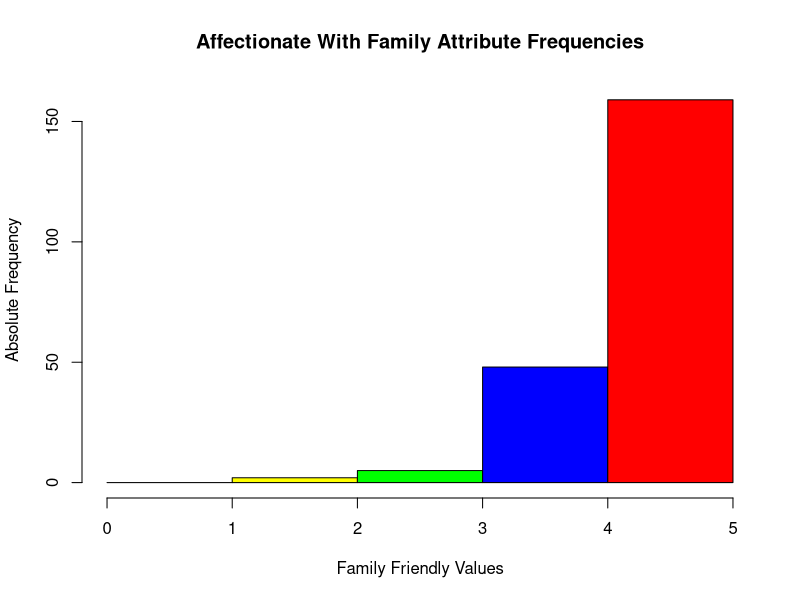
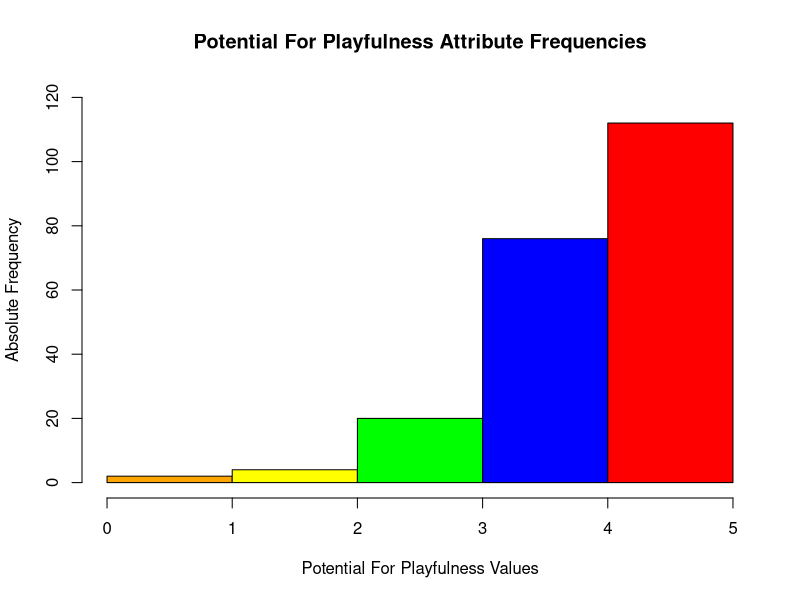
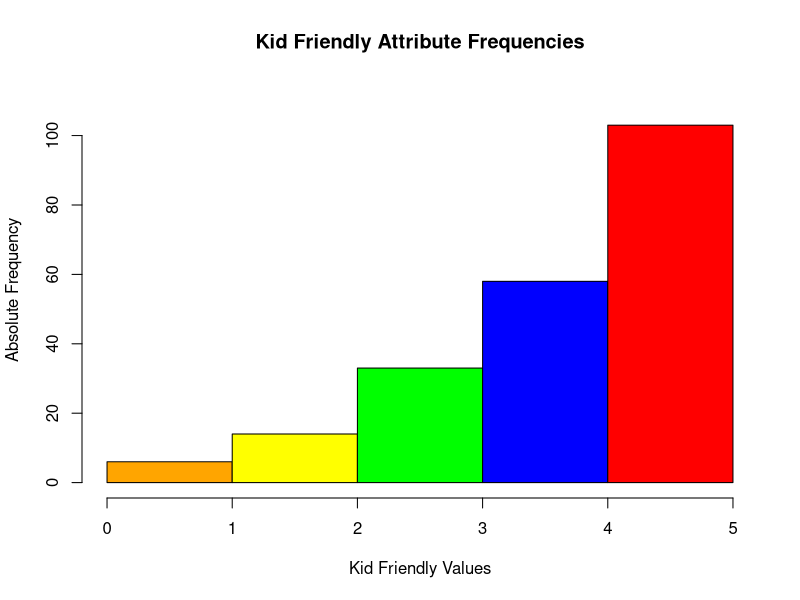
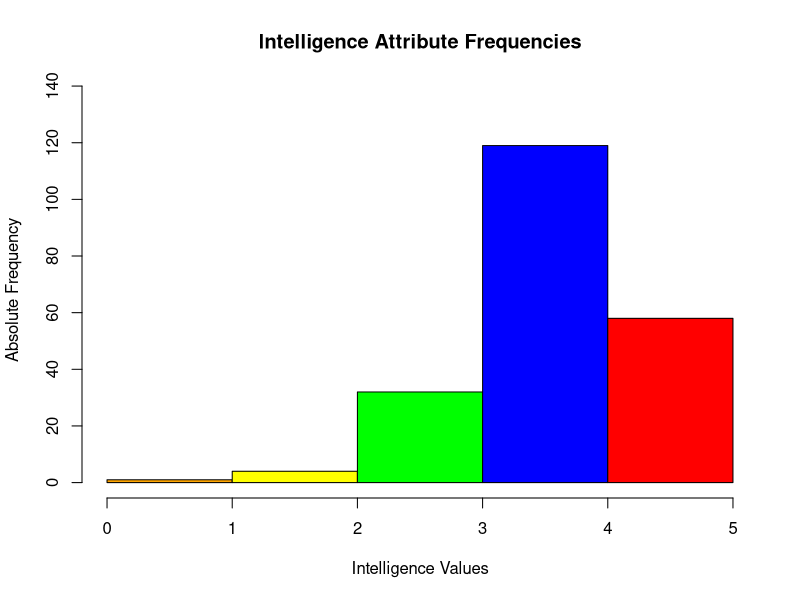
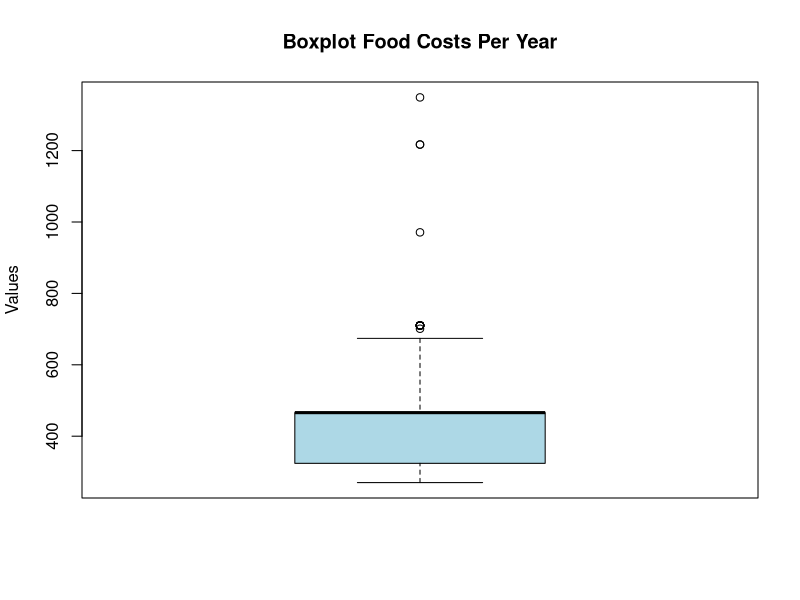
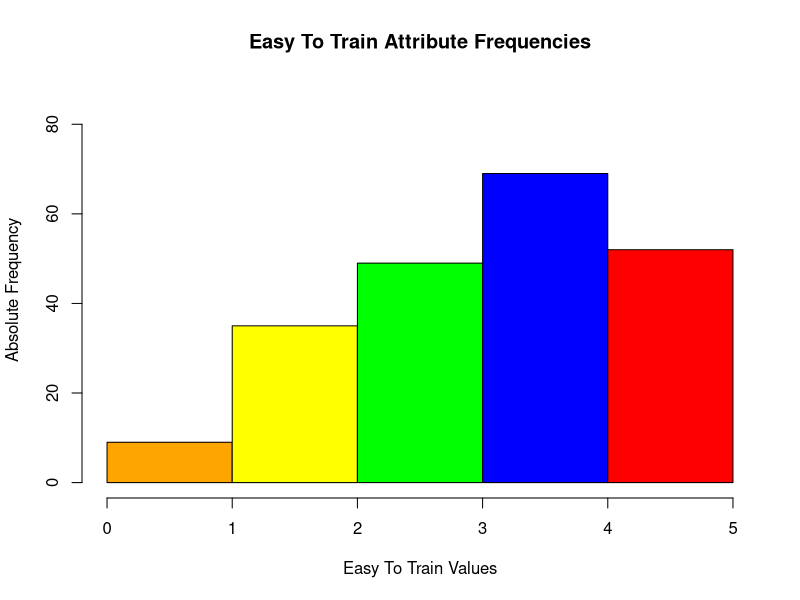
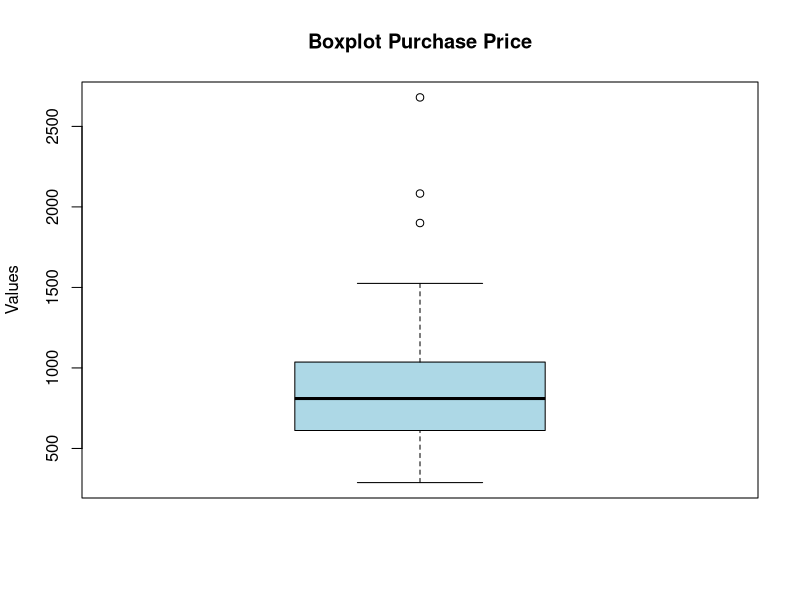

Write the R code that produced these figures, in order.
library(utils)

data <- read.csv("cleaned_datasets/dog_breeds.csv")
View(data)

#________________________________________________________________________
#                             SHARED ANALYSIS
#________________________________________________________________________

# Affectionate with Family Attribute Frequencies
family_friendly <- data[, "Affectionate_with_Family"]
family_friendly

intervals <- c(0, 1, 2, 3, 4, 5)
abs_frequence <- table(cut(family_friendly, breaks = intervals))
abs_frequence

hist(
  family_friendly,
  breaks = intervals,
  freq = TRUE,
  ylim = c(0, max(abs_frequence) + 1),
  col = c("orange", "yellow", "green", "blue", "red"),
  border = "black", main = "Affectionate With Family Attribute Frequencies",
  xlab = "Family Friendly Values", ylab = "Absolute Frequency"
)

mean_family_friendly <- mean(family_friendly)
mean_family_friendly


# Longevity Years Attribute Frequencies
longevity_per_year <- data[, "Longevity_Years"]
longevity_per_year_mean <- mean(longevity_per_year, na.rm = TRUE)
longevity_per_year_mean


# Potential For Playfulness Attribute Frequencies
playfullness <- data[, "Potential_For_Playfulness"]
playfullness

intervals <- c(0, 1, 2, 3, 4, 5)
abs_frequence <- table(cut(playfullness, breaks = intervals))
abs_frequence

hist(playfullness,
     breaks = intervals,
     freq = TRUE,
     ylim = c(0, max(abs_frequence) + 8),
     col = c("orange", "yellow", "green", "blue", "red"),
     border = "black",
     main = "Potential For Playfulness Attribute Frequencies",
     xlab = "Potential For Playfulness Values",
     ylab = "Absolute Frequency"
)

playfullness_mean <- mean(playfullness, na.rm = TRUE)
playfullness_mean


# Kid Friendly Attribute Frequencies
kid_friendly <- data[, "Incredibly_Kid_Friendly_Dogs"]
kid_friendly

intervals <- c(0, 1, 2, 3, 4, 5)
abs_frequence <- table(cut(kid_friendly, breaks = intervals))
abs_frequence

hist(kid_friendly,
     breaks = intervals,
     freq = TRUE,
     ylim = c(0, max(abs_frequence) + 8),
     col = c("orange", "yellow", "green", "blue", "red"),
     border = "black",
     main = "Kid Friendly Attribute Frequencies",
     xlab = "Kid Friendly Values",
     ylab = "Absolute Frequency"
)

kid_friendly_mean <- mean(kid_friendly, na.rm = TRUE)
kid_friendly_mean


# Intelligence Attribute Frequencies
intelligence <- data[, "Intelligence"]
intelligence

intervals <- c(0, 1, 2, 3, 4, 5)
abs_frequence <- table(cut(intelligence, breaks = intervals))
abs_frequence

hist(intelligence,
     breaks = intervals,
     freq = TRUE,
     ylim = c(0, max(abs_frequence) + 17),
     col = c("orange", "yellow", "green", "blue", "red"),
     border = "black",
     main = "Intelligence Attribute Frequencies",
     xlab = "Intelligence Values",
     ylab = "Absolute Frequency"
)

intelligence_mean <- mean(intelligence, na.rm = TRUE)
intelligence_mean


#________________________________________________________________________
#                           DOG ANALYSIS
#________________________________________________________________________

# Food Costs Per Year Attribute Boxplot
food_costs_per_year <- data[, "Food_Costs_Per_Year"]
food_costs_per_year

quantile(food_costs_per_year, na.rm = TRUE)
summary(food_costs_per_year)

boxplot(
  food_costs_per_year,
  main = "Boxplot Food Costs Per Year",
  ylab = "Values",
  col = "lightblue",
  border = "black"
)

stats <- boxplot.stats(food_costs_per_year)
stats

high_limit <- stats$stats[5]
high_limit

food_costs_per_year_breed <- data[, c("Breed", "Food_Costs_Per_Year")]
View(food_costs_per_year_breed)

df <- data.frame(
  breed = data[, "Breed"],
  food_costs = data[, "Food_Costs_Per_Year"]
)

breeds_with_highest_food_cost <- c()
for (i in 1:nrow(df)){
  breed <- df$breed[i]
  food_cost <- df$food_costs[i]
  if (is.na(food_cost))
    next
  else if (food_cost > high_limit)
    breeds_with_highest_food_cost <- c(breeds_with_highest_food_cost, breed)
}

print(breeds_with_highest_food_cost)


# Easy To Train Attribute Frequencies
easy_to_train <- data[, "Easy_To_Train"]
easy_to_train

intervals <- c(0, 1, 2, 3, 4, 5)
abs_frequence <- table(cut(easy_to_train, breaks = intervals))
abs_frequence

hist(easy_to_train,
     breaks = intervals,
     freq = TRUE,
     ylim = c(0, max(abs_frequence) + 17),
     col = c("orange", "yellow", "green", "blue", "red"),
     border = "black",
     main = "Easy To Train Attribute Frequencies",
     xlab = "Easy To Train Values",
     ylab = "Absolute Frequency")

easy_to_train <- mean(easy_to_train, na.rm = TRUE)
easy_to_train


# Purchase Price Attribute Boxplot
purchase_price <- data[, "Purchase_Price"]
purchase_price

quantile(purchase_price, na.rm = TRUE)
summary(purchase_price)

boxplot(
  purchase_price,
  main = "Boxplot Purchase Price",
  ylab = "Values",
  col = "lightblue",
  border = "black"
)

stats <- boxplot.stats(purchase_price)
stats

high_limit <- stats$stats[5]
high_limit

purchase_price <- data[, c("Breed", "Purchase_Price")]
View(purchase_price)

df <- data.frame(
  breed = data[, "Breed"],
  purchase_price = data[, "Purchase_Price"]
)

breeds_with_highest_purchase_price <- c()
for (i in 1:nrow(df)){
  breed <- df$breed[i]
  purchase_price <- df$purchase_price[i]
  if (is.na(purchase_price))
    next
  else if (purchase_price > high_limit)
    breeds_with_highest_purchase_price <- c(breeds_with_highest_purchase_price, breed)
}

print(breeds_with_highest_purchase_price)


